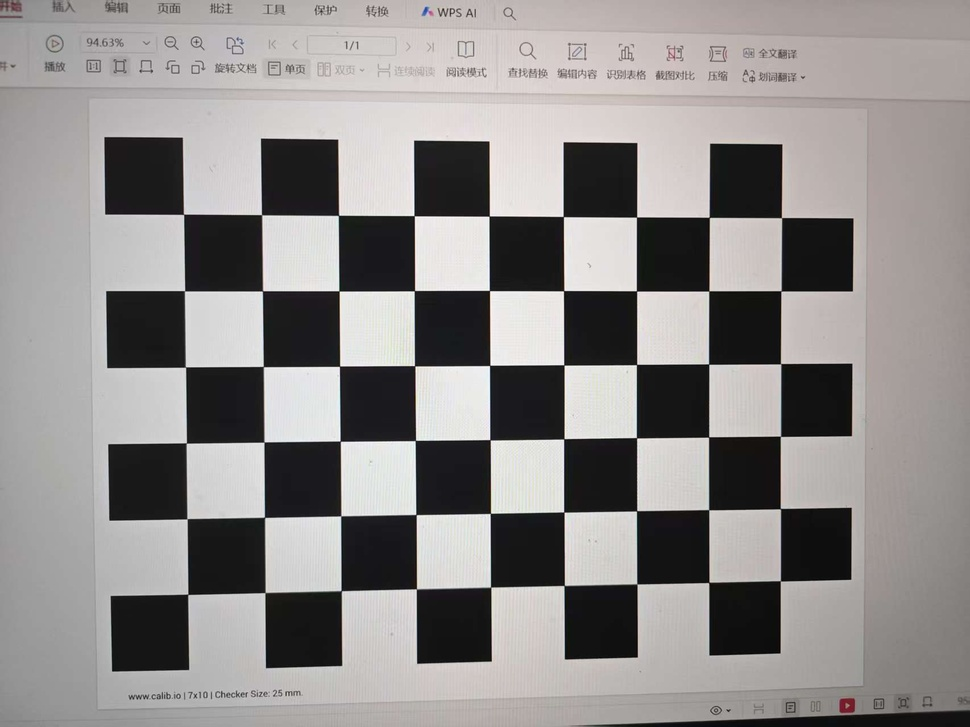
#> input picture 2023101138/lab6_26/photo/0d866a790e7081cc3879f400c176f6df.jpg, 970 x 727 px, shrunk from 1706 x 1279 before the run, found by its file name; its folder holds only this picture in this run
$ python lab1.py
#> lines starting #> are read from the running program, lines starting #| are printed output that depends on the picture; after the words box and inside, x2 and y2 are one past the last pixel; in counts of white or black regions, pixels touching at a corner belong together; long printed decimals are rounded
import os
import cv2
import numpy as np

# ===================== 路径与标定参数配置 =====================
# 存放标定原图的文件夹
IMG_INPUT_PATH = "/home/amnesiac/cv-course2/mygithub_1/2023101138/lab6_26/photo"

# 棋盘格内角点规格 9列×6行
CHESS_W = 9
CHESS_H = 6
# 棋盘方格实际边长(mm)，按需修改 25 / 30
SQUARE_LENGTH = 25
# 亚像素角点细化迭代标准
SUBPIX_CRITERIA = (cv2.TERM_CRITERIA_EPS + cv2.TERM_CRITERIA_MAX_ITER, 30, 0.001)

# ===================== 1. 构建棋盘格世界三维坐标 =====================
world_points = np.zeros((CHESS_W * CHESS_H, 3), np.float32)
world_points[:, :2] = np.mgrid[0:CHESS_W, 0:CHESS_H].T.reshape(-1, 2)
world_points = world_points * SQUARE_LENGTH

# 存储全部图片的3D世界点、2D图像点
all_world_pts = []
all_img_pts = []
valid_image_paths = []

# ===================== 2. 遍历photo文件夹，检测棋盘角点 =====================
image_names = [file for file in os.listdir(IMG_INPUT_PATH)
               if file.lower().endswith((".jpg", ".png", ".jpeg", ".bmp"))]

if len(image_names) == 0:
    raise Exception(f"文件夹 {IMG_INPUT_PATH} 内没有找到图片，请放入棋盘格标定照片！")

for img_name in image_names:
    full_img_path = os.path.join(IMG_INPUT_PATH, img_name)
    frame = cv2.imread(full_img_path)
#> frame is the input picture: shape (727, 970, 3); mean B, G, R 139, 140, 143.1
    gray_frame = cv2.cvtColor(frame, cv2.COLOR_BGR2GRAY)

    # 检测棋盘内角点
    detect_ret, corner_coords = cv2.findChessboardCorners(gray_frame, (CHESS_W, CHESS_H))
#> detect_ret = True; corner_coords = 54 rows, first 8: [183.5, 214.3], [261.6, 214.7], [338.5, 215.4], [414.2, 215.7], [489.2, 216.1], [563.3, 216.6], [636.5, 217.1], [709.3, 217.4]
    if detect_ret:
        # 亚像素精细化角点
        fine_corners = cv2.cornerSubPix(gray_frame, corner_coords, (11, 11), (-1, -1), SUBPIX_CRITERIA)
#> fine_corners = 54 rows, first 8: [183.5, 214.3], [261.5, 214.7], [338.4, 215.4], [414.2, 215.7], [489.2, 216.1], [563.3, 216.6], [636.5, 217.1], [709.3, 217.4]
        all_world_pts.append(world_points)
        all_img_pts.append(fine_corners)
        valid_image_paths.append(full_img_path)

        # 绘制角点，直接保存到当前目录
        draw_frame = frame.copy()
        cv2.drawChessboardCorners(draw_frame, (CHESS_W, CHESS_H), fine_corners, detect_ret)
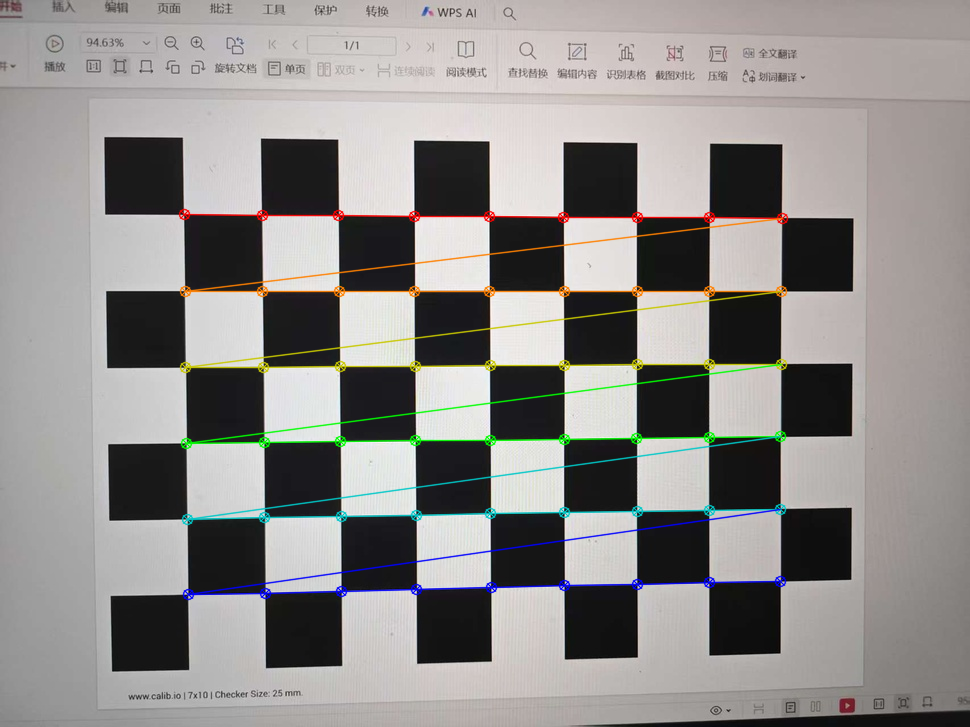
#> draw_frame: shape (727, 970, 3); 3.4% of pixels changed, all inside (x1, y1, x2, y2) = (178, 208, 789, 601)
        cv2.imwrite(f"corner_{img_name}", draw_frame)
        print(f"【有效图片】{img_name} 角点检测完成，已保存 corner_{img_name}")
    else:
        print(f"【跳过】{img_name} 未检测到完整棋盘格")

print(f"\n总计有效标定图片数量：{len(valid_image_paths)} 张")
if len(valid_image_paths) < 15:
    print("警告：有效图片不足15张，标定结果误差较大，建议补充更多角度照片")

# ===================== 3. 执行相机标定，求解内参、畸变系数、重投影误差 =====================
sample_img = cv2.imread(valid_image_paths[0])
img_size = (sample_img.shape[1], sample_img.shape[0])

reproj_error, camera_matrix, dist_coeff, rotate_vec, trans_vec = cv2.calibrateCamera(
    all_world_pts, all_img_pts, img_size, None, None
)
#> reproj_error = 0.123; camera_matrix = [[872.3, 0, 481.2], [0, 870.4, 362.9], [0, 0, 1]]; dist_coeff = [[-0.134, 1.54, 3.23e-05, 0.00163, -4.62]]; rotate_vec = ([0.0212, -0.0703, -0.00479],); trans_vec = ([-97.11, -48.64, 283.7],)

# 打印标定结果，直接复制到实验报告
print("\n==================== 相机标定输出结果 ====================")
print(f"整体平均重投影误差（像素）：{reproj_error:.4f}")
#| 整体平均重投影误差（像素）：0.1227
print("\n相机内参矩阵 K：")
print(camera_matrix)
#| [[872.250   0.         481.245]
#|  [  0.         870.394 362.941 ]
#|  [  0.           0.           1.        ]]
print("\n径向+切向畸变系数 [k1,k2,p1,p2,k3]：")
print(dist_coeff.ravel())
#| [-1.33520091e-01  1.54416326e+00  3.23260679e-05  1.62547789e-03
#|  -4.61668242e+00]

# ===================== 4. 生成原图&去畸变对比图，直接保存在当前目录 =====================
demo_img_path = valid_image_paths[0]
demo_img = cv2.imread(demo_img_path)
h, w = demo_img.shape[:2]

opt_cam_matrix, crop_roi = cv2.getOptimalNewCameraMatrix(camera_matrix, dist_coeff, (w, h), 1, (w, h))
#> opt_cam_matrix = [[443.8, 0, 371.3], [0, 592.7, 362.5], [0, 0, 1]]; crop_roi = (126, 115, 493, 494)
undist_image = cv2.undistort(demo_img, camera_matrix, dist_coeff, None, opt_cam_matrix)
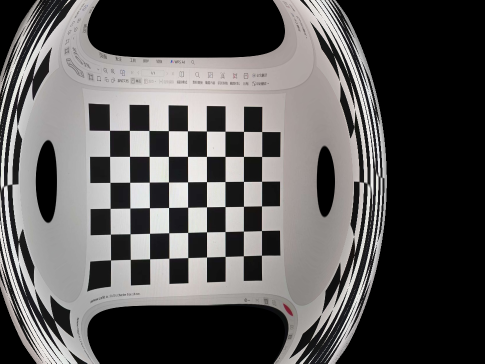
#> undist_image: shape (727, 970, 3) (shown at 1/2 size); mean B, G, R 85.3, 85.8, 87.6

# 裁剪黑边
x_start, y_start, crop_w, crop_h = crop_roi
#> x_start = 126; y_start = 115; crop_w = 493; crop_h = 494
undist_cropped = undist_image[y_start:y_start+crop_h, x_start:x_start+crop_w]
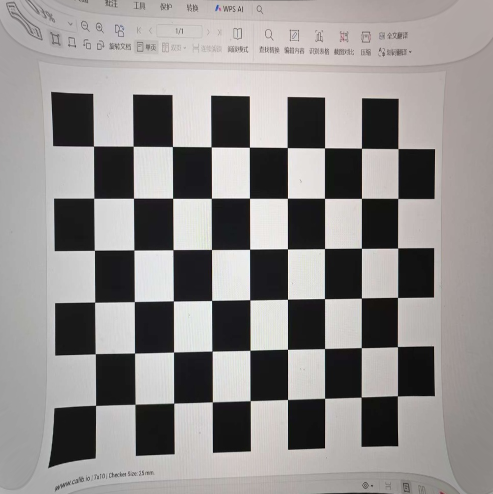
#> undist_cropped: shape (494, 493, 3); mean B, G, R 140.3, 141.3, 144.4

# 直接输出到代码同级目录
cv2.imwrite("original_demo.jpg", demo_img)
cv2.imwrite("undistort_cropped.jpg", undist_cropped)
print(f"\n去畸变对比图已保存至当前目录：original_demo.jpg、undistort_cropped.jpg")

# ===================== 5. 逐图校验重投影误差 =====================
total_reproj_err = 0
for idx in range(len(all_world_pts)):
    project_points, _ = cv2.projectPoints(all_world_pts[idx], rotate_vec[idx], trans_vec[idx], camera_matrix, dist_coeff)
    single_err = cv2.norm(all_img_pts[idx], project_points, cv2.NORM_L2) / len(project_points)
    total_reproj_err += single_err
#> this loop made 1 pass
#> (single_err, total_reproj_err) on pass 1: (0.0167, 0.0167)
#> after the loop, total_reproj_err = 0.0167
avg_single_err = total_reproj_err / len(all_world_pts)
#> avg_single_err = 0.0167
print(f"逐图平均重投影误差校验值：{avg_single_err:.4f}")
#| 逐图平均重投影误差校验值：0.0167

$ run again, on 2023101138/lab6_26/photo/41c2737ae6736f6567e1075906ae0646.jpg
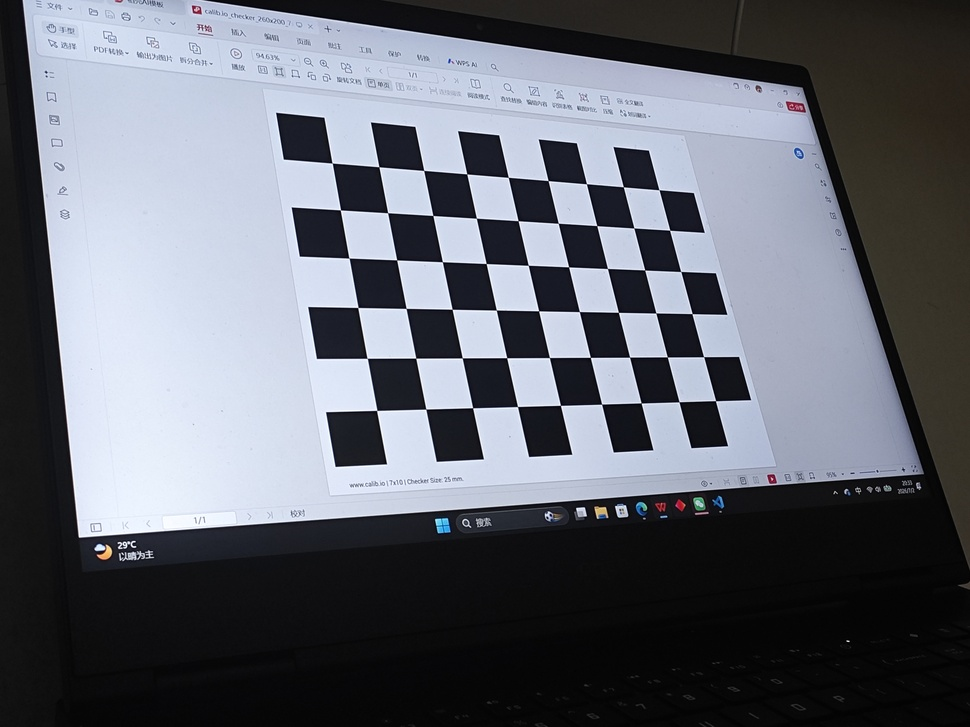
#> input picture 2023101138/lab6_26/photo/41c2737ae6736f6567e1075906ae0646.jpg, 970 x 727 px, shrunk from 4096 x 3072 before the run, found by its file name
#> frame is the input picture: shape (727, 970, 3); mean B, G, R 112.3, 103.4, 100
#> detect_ret = True; corner_coords = 54 rows, first 8: [332.2, 163], [378.9, 166.7], [423.7, 170.5], [466.8, 173.8], [508.3, 177.3], [548.2, 180.6], [586.5, 183.7], [623.4, 186.7]
#> fine_corners = 54 rows, first 8: [332.2, 163.1], [378.9, 166.8], [423.7, 170.4], [466.8, 173.9], [508.3, 177.3], [548.1, 180.6], [586.4, 183.7], [623.3, 186.8]
#> `cv2.drawChessboardCorners(draw_frame, (CHESS_W, CHESS_H), fine_corners..`:
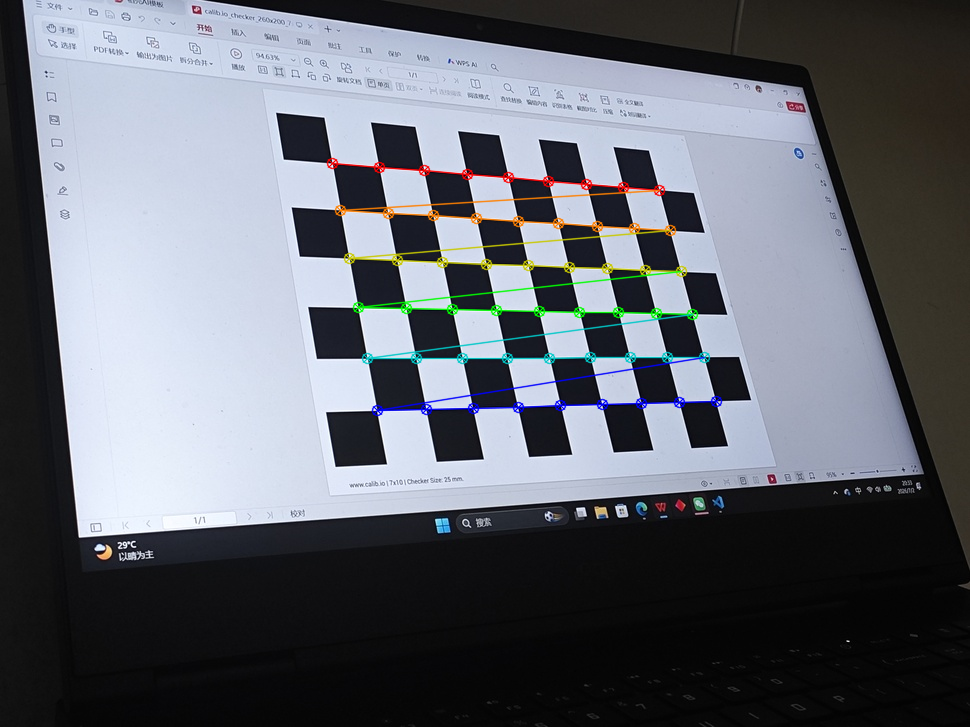
#> draw_frame: shape (727, 970, 3); 2.14% of pixels changed, all inside (x1, y1, x2, y2) = (326, 157, 723, 417)
#> reproj_error = 0.0849; camera_matrix = [[1190, 0, 427.1], [0, 1186, 401.8], [0, 0, 1]]; dist_coeff = [[-0.117, 0.493, -0.00536, 0.0101, 3.04]]; rotate_vec = ([-0.331, -0.508, -0.11],); trans_vec = ([-45.38, -113.8, 563.5],)
#| 整体平均重投影误差（像素）：0.0849
#| [[1.18997857e+03 0.00000000e+00 4.27054572e+02]
#|  [0.00000000e+00 1.18602623e+03 4.01834542e+02]
#|  [0.00000000e+00 0.00000000e+00 1.00000000e+00]]
#| [-0.1174  0.493 -0.00536     0.01012  3.043]
#> opt_cam_matrix = [[1204.9, 0, 437.3], [0, 1181.2, 399.3], [0, 0, 1]]; crop_roi = (16, 31, 926, 676)
#> x_start = 16; y_start = 31; crop_w = 926; crop_h = 676
#> `undist_cropped = undist_image[y_start:y_start+crop_h, x_start:x_start+..`:
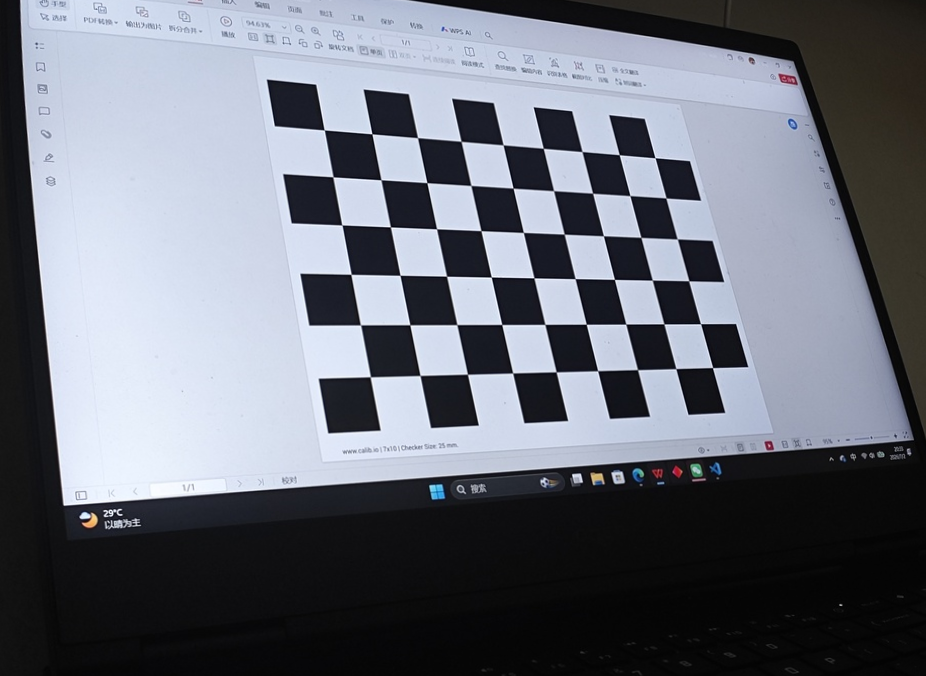
#> undist_cropped: shape (676, 926, 3); mean B, G, R 121.5, 111.4, 107.5
#> the loop `for idx in range(len(all_world_pts)):` made 1 pass
#> (single_err, total_reproj_err) on pass 1: (0.0116, 0.0116)
#> after the loop `for idx in range(len(all_world_pts)):`: total_reproj_err = 0.0116
#| 逐图平均重投影误差校验值：0.0116

$ run again, on 2023101138/lab6_26/photo/4bac6d3edccd81bd9f5020eb06c11d03.jpg
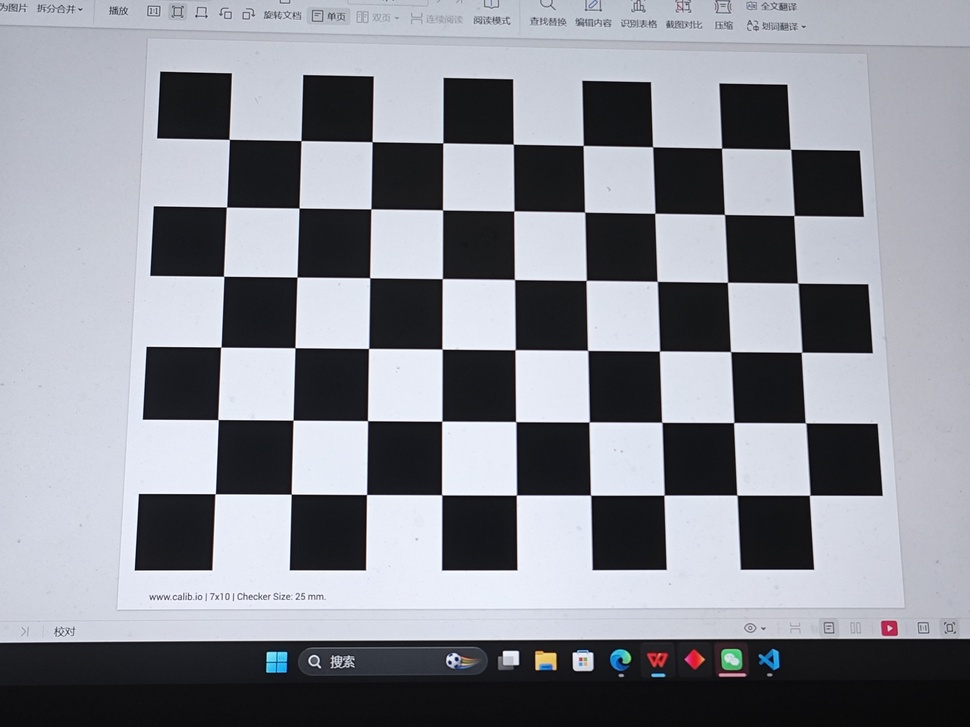
#> input picture 2023101138/lab6_26/photo/4bac6d3edccd81bd9f5020eb06c11d03.jpg, 970 x 727 px, shrunk from 4096 x 3072 before the run, found by its file name
#> frame is the input picture: shape (727, 970, 3); mean B, G, R 148.8, 140.7, 138.4
#> detect_ret = True; corner_coords = 54 rows, first 8: [229.3, 139.4], [301, 140.6], [372.2, 141.7], [442.8, 142.8], [513.3, 144.2], [583.2, 145.5], [652.6, 146.7], [721.6, 148.2]
#> fine_corners = 54 rows, first 8: [229.2, 139.3], [301, 140.6], [372.1, 141.7], [442.8, 142.8], [513.3, 144.2], [583.2, 145.5], [652.6, 146.7], [721.6, 148.2]
#> `cv2.drawChessboardCorners(draw_frame, (CHESS_W, CHESS_H), fine_corners..`:
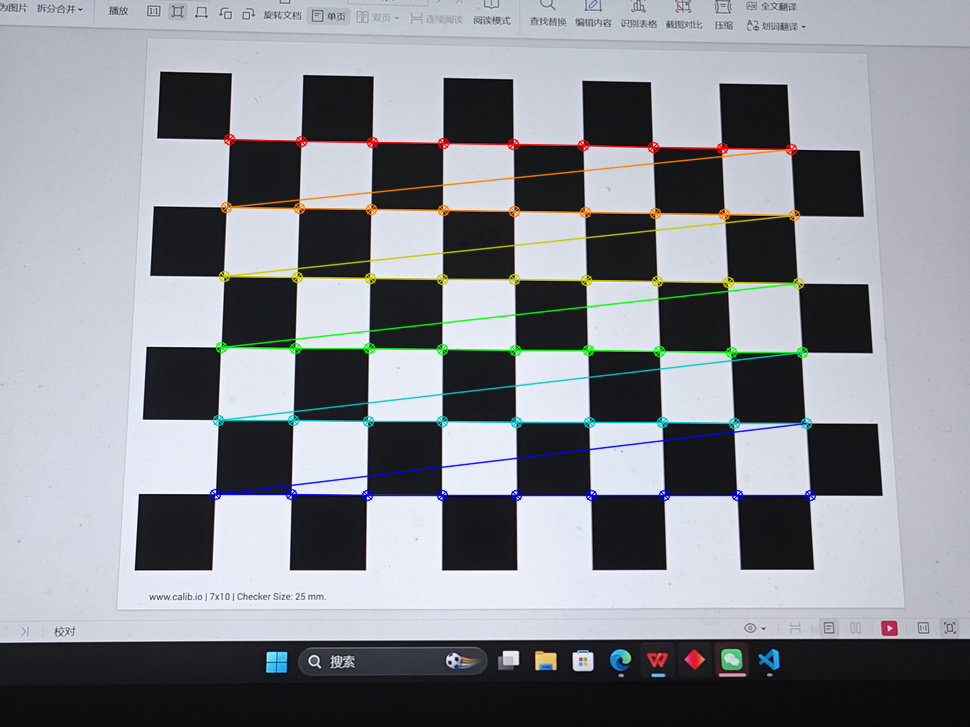
#> draw_frame: shape (727, 970, 3); 3.31% of pixels changed, all inside (x1, y1, x2, y2) = (209, 133, 817, 502)
#> reproj_error = 0.0795; camera_matrix = [[1255.3, 0, 479], [0, 1247, 352.9], [0, 0, 1]]; dist_coeff = [[-0.15, 1.31, -0.00091, 0.000515, -1.06]]; rotate_vec = ([-0.202, -0.0573, 0.00302],); trans_vec = ([-87.68, -75.46, 438.7],)
#| 整体平均重投影误差（像素）：0.0795
#| [[1.25528691e+03 0.00000000e+00 4.78978973e+02]
#|  [0.00000000e+00 1.24702023e+03 3.52917354e+02]
#|  [0.00000000e+00 0.00000000e+00 1.00000000e+00]]
#| [-1.49534101e-01  1.30635356e+00 -9.09790264e-04  5.15397974e-04
#|  -1.06069381e+00]
#> opt_cam_matrix = [[1259.2, 0, 479.5], [0, 1242.1, 352.7], [0, 0, 1]]; crop_roi = (8, 9, 952, 708)
#> x_start = 8; y_start = 9; crop_w = 952; crop_h = 708
#> `undist_cropped = undist_image[y_start:y_start+crop_h, x_start:x_start+..`:
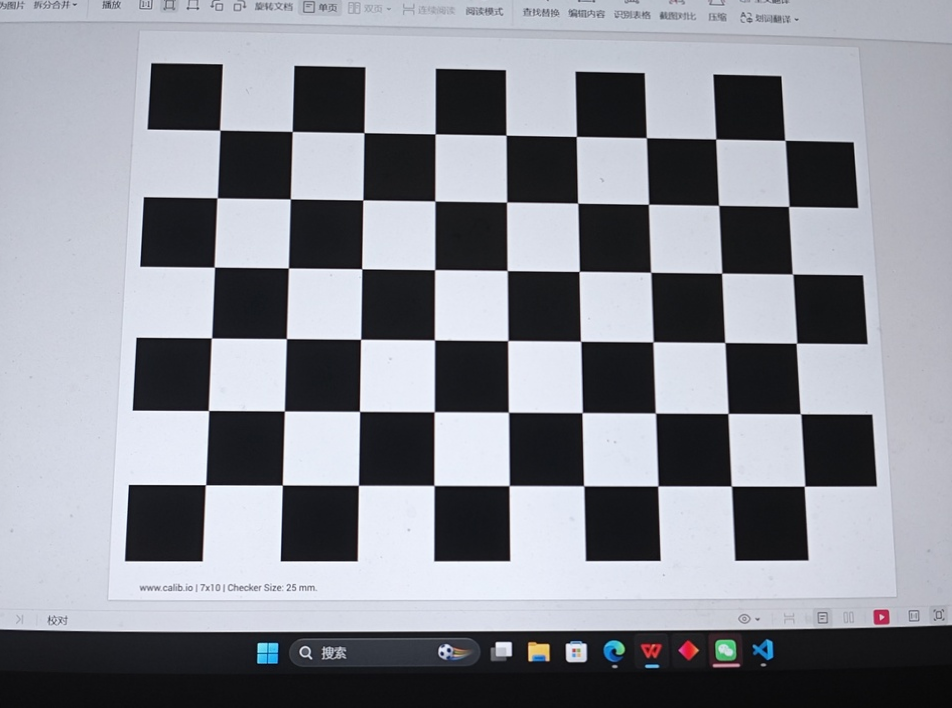
#> undist_cropped: shape (708, 952, 3); mean B, G, R 149.2, 141.1, 138.7
#> the loop `for idx in range(len(all_world_pts)):` made 1 pass
#> (single_err, total_reproj_err) on pass 1: (0.0108, 0.0108)
#> after the loop `for idx in range(len(all_world_pts)):`: total_reproj_err = 0.0108
#| 逐图平均重投影误差校验值：0.0108
